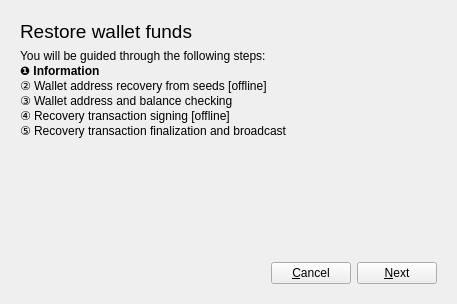
<?xml version="1.0" encoding="UTF-8"?>
<ui version="4.0">
 <class>RestoreWalletWidget</class>
 <widget class="QWidget" name="RestoreWalletWidget">
  <property name="geometry">
   <rect>
    <x>0</x>
    <y>0</y>
    <width>457</width>
    <height>304</height>
   </rect>
  </property>
  <property name="windowTitle">
   <string>Restore Wallet</string>
  </property>
  <layout class="QVBoxLayout" name="verticalLayout">
   <item>
    <widget class="QStackedWidget" name="stackedWidget">
     <property name="currentIndex">
      <number>0</number>
     </property>
     <widget class="QWidget" name="page">
      <layout class="QVBoxLayout" name="verticalLayout_2">
       <item>
        <widget class="QLabel" name="label">
         <property name="text">
          <string>&lt;html&gt;&lt;head/&gt;&lt;body&gt;&lt;p&gt;&lt;span style=&quot; font-size:14pt;&quot;&gt;Restore wallet funds&lt;/span&gt;&lt;/p&gt;&lt;/body&gt;&lt;/html&gt;</string>
         </property>
        </widget>
       </item>
       <item>
        <widget class="QLabel" name="label_2">
         <property name="text">
          <string>You will be guided through the following steps:&lt;br /&gt;
&lt;b&gt;&amp;#10102; Information&lt;/b&gt;&lt;br /&gt;
&amp;#9313; Wallet address recovery from seeds [offline]&lt;br /&gt;
&amp;#9314; Wallet address and balance checking &lt;br /&gt;
&amp;#9315; Recovery transaction signing [offline]&lt;br /&gt;
&amp;#9316; Recovery transaction finalization and broadcast</string>
         </property>
         <property name="wordWrap">
          <bool>true</bool>
         </property>
        </widget>
       </item>
       <item>
        <spacer name="verticalSpacer">
         <property name="orientation">
          <enum>Qt::Vertical</enum>
         </property>
         <property name="sizeHint" stdset="0">
          <size>
           <width>20</width>
           <height>76</height>
          </size>
         </property>
        </spacer>
       </item>
       <item>
        <layout class="QHBoxLayout" name="horizontalLayout">
         <item>
          <spacer name="horizontalSpacer">
           <property name="orientation">
            <enum>Qt::Horizontal</enum>
           </property>
           <property name="sizeHint" stdset="0">
            <size>
             <width>40</width>
             <height>20</height>
            </size>
           </property>
          </spacer>
         </item>
         <item>
          <widget class="QPushButton" name="restoreInfoCancelButton">
           <property name="text">
            <string>&amp;Cancel</string>
           </property>
          </widget>
         </item>
         <item>
          <widget class="QPushButton" name="restoreInfoNextButton">
           <property name="text">
            <string>&amp;Next</string>
           </property>
          </widget>
         </item>
        </layout>
       </item>
      </layout>
     </widget>
     <widget class="QWidget" name="page_2">
      <layout class="QVBoxLayout" name="verticalLayout_3">
       <item>
        <widget class="QLabel" name="label_4">
         <property name="text">
          <string>&lt;html&gt;&lt;head/&gt;&lt;body&gt;&lt;p&gt;&lt;span style=&quot; font-size:14pt;&quot;&gt;&amp;#10103; Wallet address recovery from seeds [offline]&lt;/span&gt;&lt;/p&gt;&lt;/body&gt;&lt;/html&gt;</string>
         </property>
        </widget>
       </item>
       <item>
        <widget class="QLabel" name="label_8">
         <property name="text">
          <string>Your funds will be transferred from your previous IOTAcooler seeds to the newly created wallet.&lt;br /&gt;
The next step requires the &lt;b&gt;offline signing&lt;/b&gt; device to recover adresses from your previous seeds.&lt;br /&gt;&lt;br /&gt;
Please close the application and open the current wallet file with IOTAcooler on your &lt;b&gt;offline&lt;/b&gt; device, in order to proceed.</string>
         </property>
         <property name="wordWrap">
          <bool>true</bool>
         </property>
        </widget>
       </item>
       <item>
        <spacer name="verticalSpacer_2">
         <property name="orientation">
          <enum>Qt::Vertical</enum>
         </property>
         <property name="sizeHint" stdset="0">
          <size>
           <width>20</width>
           <height>76</height>
          </size>
         </property>
        </spacer>
       </item>
       <item>
        <layout class="QHBoxLayout" name="horizontalLayout_2">
         <item>
          <spacer name="horizontalSpacer_2">
           <property name="orientation">
            <enum>Qt::Horizontal</enum>
           </property>
           <property name="sizeHint" stdset="0">
            <size>
             <width>40</width>
             <height>20</height>
            </size>
           </property>
          </spacer>
         </item>
         <item>
          <widget class="QPushButton" name="onlineInfoQuitButton">
           <property name="text">
            <string>&amp;Quit</string>
           </property>
          </widget>
         </item>
        </layout>
       </item>
      </layout>
     </widget>
     <widget class="QWidget" name="page_3">
      <layout class="QVBoxLayout" name="verticalLayout_4">
       <item>
        <widget class="QLabel" name="label_5">
         <property name="text">
          <string>&lt;html&gt;&lt;head/&gt;&lt;body&gt;&lt;p&gt;&lt;span style=&quot; font-size:14pt;&quot;&gt;&amp;#10103; Wallet address recovery from seeds [offline]&lt;/span&gt;&lt;/p&gt;&lt;/body&gt;&lt;/html&gt;</string>
         </property>
        </widget>
       </item>
       <item>
        <widget class="QLabel" name="label_9">
         <property name="text">
          <string>Please enter your previous IOTAcooler seeds</string>
         </property>
         <property name="wordWrap">
          <bool>true</bool>
         </property>
        </widget>
       </item>
       <item>
        <layout class="QGridLayout" name="gridLayout">
         <item row="0" column="0">
          <widget class="QLabel" name="label_6">
           <property name="text">
            <string>Online signer seed:</string>
           </property>
          </widget>
         </item>
         <item row="0" column="1">
          <widget class="QLineEdit" name="onlineSeedLineEdit">
           <property name="placeholderText">
            <string>A-Z9 online signing seed</string>
           </property>
          </widget>
         </item>
         <item row="1" column="0">
          <widget class="QLabel" name="label_7">
           <property name="text">
            <string>Offline signer seed:</string>
           </property>
          </widget>
         </item>
         <item row="1" column="1">
          <widget class="QLineEdit" name="offlineSeedLineEdit">
           <property name="placeholderText">
            <string>A-Z9 online signing seed</string>
           </property>
          </widget>
         </item>
        </layout>
       </item>
       <item>
        <spacer name="verticalSpacer_3">
         <property name="orientation">
          <enum>Qt::Vertical</enum>
         </property>
         <property name="sizeHint" stdset="0">
          <size>
           <width>20</width>
           <height>32</height>
          </size>
         </property>
        </spacer>
       </item>
       <item>
        <widget class="QLabel" name="label_3">
         <property name="text">
          <string>&lt;b&gt;Warning:&lt;/b&gt; please import only seeds that were exclusively used by IOTAcooler to guarantee a correct identification of your wallet balance and change addresses</string>
         </property>
         <property name="wordWrap">
          <bool>true</bool>
         </property>
        </widget>
       </item>
       <item>
        <layout class="QHBoxLayout" name="horizontalLayout_3">
         <item>
          <spacer name="horizontalSpacer_3">
           <property name="orientation">
            <enum>Qt::Horizontal</enum>
           </property>
           <property name="sizeHint" stdset="0">
            <size>
             <width>40</width>
             <height>20</height>
            </size>
           </property>
          </spacer>
         </item>
         <item>
          <widget class="QPushButton" name="offlineSeedscancelButton">
           <property name="text">
            <string>&amp;Cancel</string>
           </property>
          </widget>
         </item>
         <item>
          <widget class="QPushButton" name="offlineSeedsNextButton">
           <property name="text">
            <string>&amp;Next</string>
           </property>
          </widget>
         </item>
        </layout>
       </item>
      </layout>
     </widget>
     <widget class="QWidget" name="page_4">
      <layout class="QVBoxLayout" name="verticalLayout_5">
       <item>
        <widget class="QLabel" name="label_11">
         <property name="text">
          <string>&lt;html&gt;&lt;head/&gt;&lt;body&gt;&lt;p&gt;&lt;span style=&quot; font-size:14pt;&quot;&gt;&amp;#10103; Wallet address recovery from seeds [offline]&lt;/span&gt;&lt;/p&gt;&lt;/body&gt;&lt;/html&gt;</string>
         </property>
        </widget>
       </item>
       <item>
        <widget class="QLabel" name="label_10">
         <property name="text">
          <string>Recovering addresses from seeds...</string>
         </property>
         <property name="wordWrap">
          <bool>true</bool>
         </property>
        </widget>
       </item>
       <item>
        <layout class="QHBoxLayout" name="horizontalLayout_4">
         <item>
          <widget class="QLabel" name="genAddressStatusLabel">
           <property name="text">
            <string>s</string>
           </property>
          </widget>
         </item>
         <item>
          <widget class="QProgressBar" name="genAddrProgressBar">
           <property name="maximum">
            <number>200</number>
           </property>
           <property name="value">
            <number>0</number>
           </property>
          </widget>
         </item>
        </layout>
       </item>
       <item>
        <spacer name="verticalSpacer_4">
         <property name="orientation">
          <enum>Qt::Vertical</enum>
         </property>
         <property name="sizeHint" stdset="0">
          <size>
           <width>20</width>
           <height>136</height>
          </size>
         </property>
        </spacer>
       </item>
       <item>
        <layout class="QHBoxLayout" name="horizontalLayout_5">
         <item>
          <spacer name="horizontalSpacer_4">
           <property name="orientation">
            <enum>Qt::Horizontal</enum>
           </property>
           <property name="sizeHint" stdset="0">
            <size>
             <width>40</width>
             <height>20</height>
            </size>
           </property>
          </spacer>
         </item>
         <item>
          <widget class="QPushButton" name="cancelGenAddrButton">
           <property name="text">
            <string>&amp;Cancel</string>
           </property>
          </widget>
         </item>
         <item>
          <widget class="QPushButton" name="nextGenAddrButton">
           <property name="enabled">
            <bool>false</bool>
           </property>
           <property name="text">
            <string>&amp;Next</string>
           </property>
          </widget>
         </item>
        </layout>
       </item>
      </layout>
     </widget>
    </widget>
   </item>
  </layout>
 </widget>
 <resources/>
 <connections/>
</ui>
